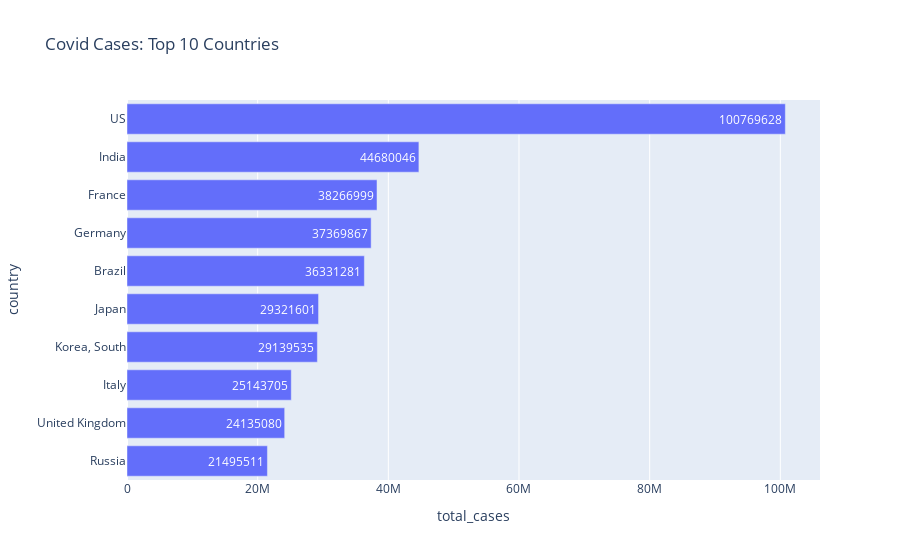

The notebook cell saved with this chart:
### Code cell
#Let's visualize top 10 countries with the most covid cases.

top10 = df.sort_values(by='total_cases', ascending=False).head(10)
top10=top10.sort_values(by='total_cases')
fig = px.bar(top10, x='total_cases', y='country', text='total_cases', title="Covid Cases: Top 10 Countries")
fig.show(engine="kaleido")

### Figure 1 — Plotly figure (JSON) as saved in the notebook; plotly's stock layout.template omitted (floating-point values rounded to 4 significant figures)
{"data": [{"alignmentgroup": "True", "hovertemplate": "total_cases=%{text}<br>country=%{y}<extra></extra>", "legendgroup": "", "marker": {"color": "#636efa", "pattern": {"shape": ""}}, "name": "", "offsetgroup": "", "orientation": "h", "showlegend": false, "text": [21495511, 24135080, 25143705, 29139535, 29321601, 36331281, 37369867, 38266999, 44680046, 100769628], "textposition": "auto", "type": "bar", "x": [21495511, 24135080, 25143705, 29139535, 29321601, 36331281, 37369867, 38266999, 44680046, 100769628], "xaxis": "x", "y": ["Russia", "United Kingdom", "Italy", "Korea, South", "Japan", "Brazil", "Germany", "France", "India", "US"], "yaxis": "y"}], "layout": {"barmode": "relative", "legend": {"tracegroupgap": 0}, "title": {"text": "Covid Cases: Top 10 Countries"}, "xaxis": {"anchor": "y", "domain": [0, 1], "title": {"text": "total_cases"}}, "yaxis": {"anchor": "x", "domain": [0, 1], "title": {"text": "country"}}}}
